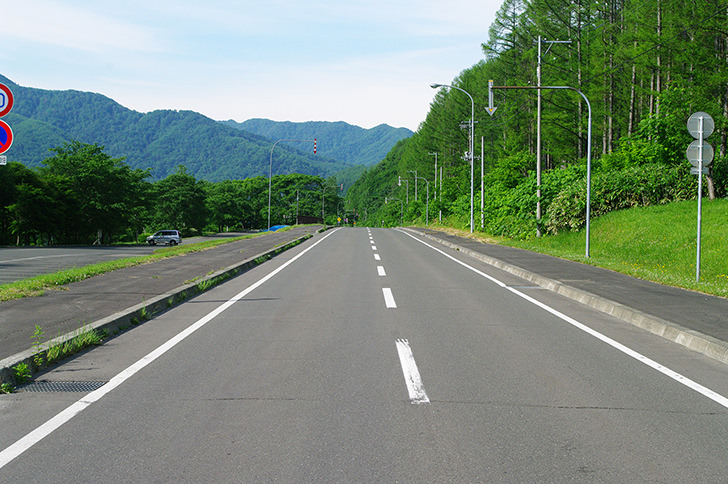
//> input picture BRG2HSV/image.jpg, 728 x 484 px
$ ./main   (built with g++ and OpenCV 4)
//> lines starting //> are read from the running program, lines starting //| are printed output that depends on the picture
//> further down, img is the input picture: 484 rows x 728 cols, CV_8UC3; mean B, G, R 121.4, 137.6, 121.6
#include <opencv2/core.hpp>
#include <opencv2/highgui.hpp>
#include <opencv2/imgproc.hpp>
#include <iostream>
#include <cmath>

cv::Mat BGR2HSV(cv::Mat img)
{
    int width = img.cols;
//> width = 728
    int height = img.rows;
//> height = 484

    cv::Mat hsv = cv::Mat::zeros(height, width, CV_32FC3);

    for (int y = 0; y < height; y++)
    {
        for (int x = 0; x < width; x++)
        {
            float r = img.at<cv::Vec3b>(y, x)[2] / 255.0f;
            float g = img.at<cv::Vec3b>(y, x)[1] / 255.0f;
            float b = img.at<cv::Vec3b>(y, x)[0] / 255.0f;

            float max = std::max({r, g, b});
            float min = std::min({r, g, b});

            float h, s, v;
            v = max;

            float delta = max - min;

            if (max == 0)
            {
                s = 0;
            }
            else
            {
                s = delta / max;
            }

            if (delta == 0)
            {
                h = 0;
            }
            else
            {
                if (max == r)
                {
                    h = 60 * (((g - b) / delta));
                }
                else if (max == g)
                {
                    h = 60 * (((b - r) / delta) + 2);
                }
                else
                {
                    h = 60 * (((r - g) / delta) + 4);
                }

                if (h < 0)
                {
                    h += 360;
                }
            }

            hsv.at<cv::Vec3f>(y, x)[0] = h;
            hsv.at<cv::Vec3f>(y, x)[1] = s;
            hsv.at<cv::Vec3f>(y, x)[2] = v;
        }
    }
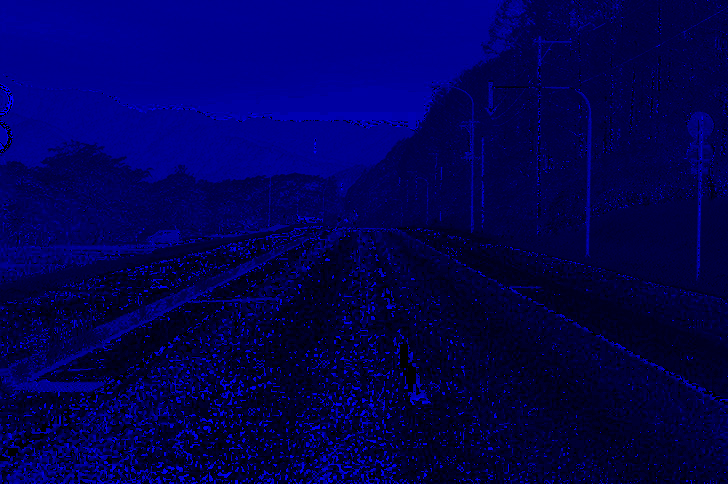
//> hsv: 484 rows x 728 cols, CV_32FC3; mean B, G, R 119.3, 0.3, 0.6; drawn with min black and max white

    return hsv;
}

cv::Mat inverse_hue(cv::Mat hsv)
{
    int height = hsv.rows;
//> height = 484
    int width = hsv.cols;
//> width = 728

    for (int y = 0; y < height; y++)
    {
        for (int x = 0; x < width; x++)
        {
            hsv.at<cv::Vec3f>(y, x)[0] = fmod(hsv.at<cv::Vec3f>(y, x)[0] + 180, 360);
        }
    }
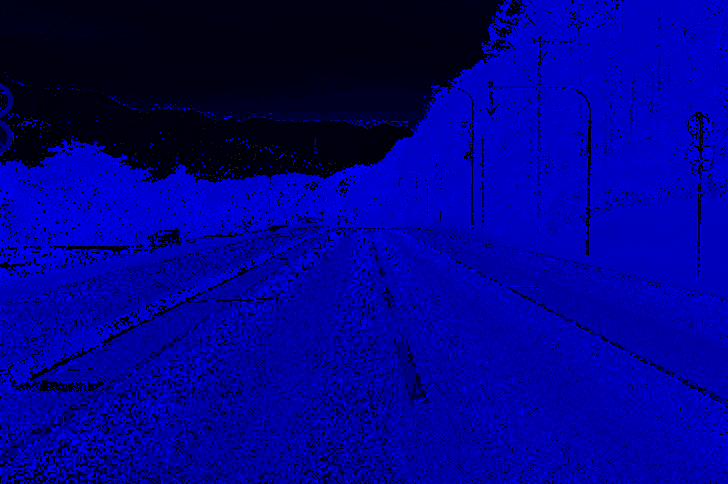
//> hsv: 484 rows x 728 cols, CV_32FC3; mean B, G, R 197.4, 0.3, 0.6; drawn with min black and max white
    return hsv;
}

int main(int argc, const char *argv[])
{
    cv::Mat img = cv::imread("../image.jpg", cv::IMREAD_COLOR);

    cv::Mat hsv = BGR2HSV(img);
    cv::Mat HSV = inverse_hue(hsv);

    cv::imshow("sample", HSV);
    cv::waitKey(0);
    cv::destroyAllWindows();

    return 0;
}
